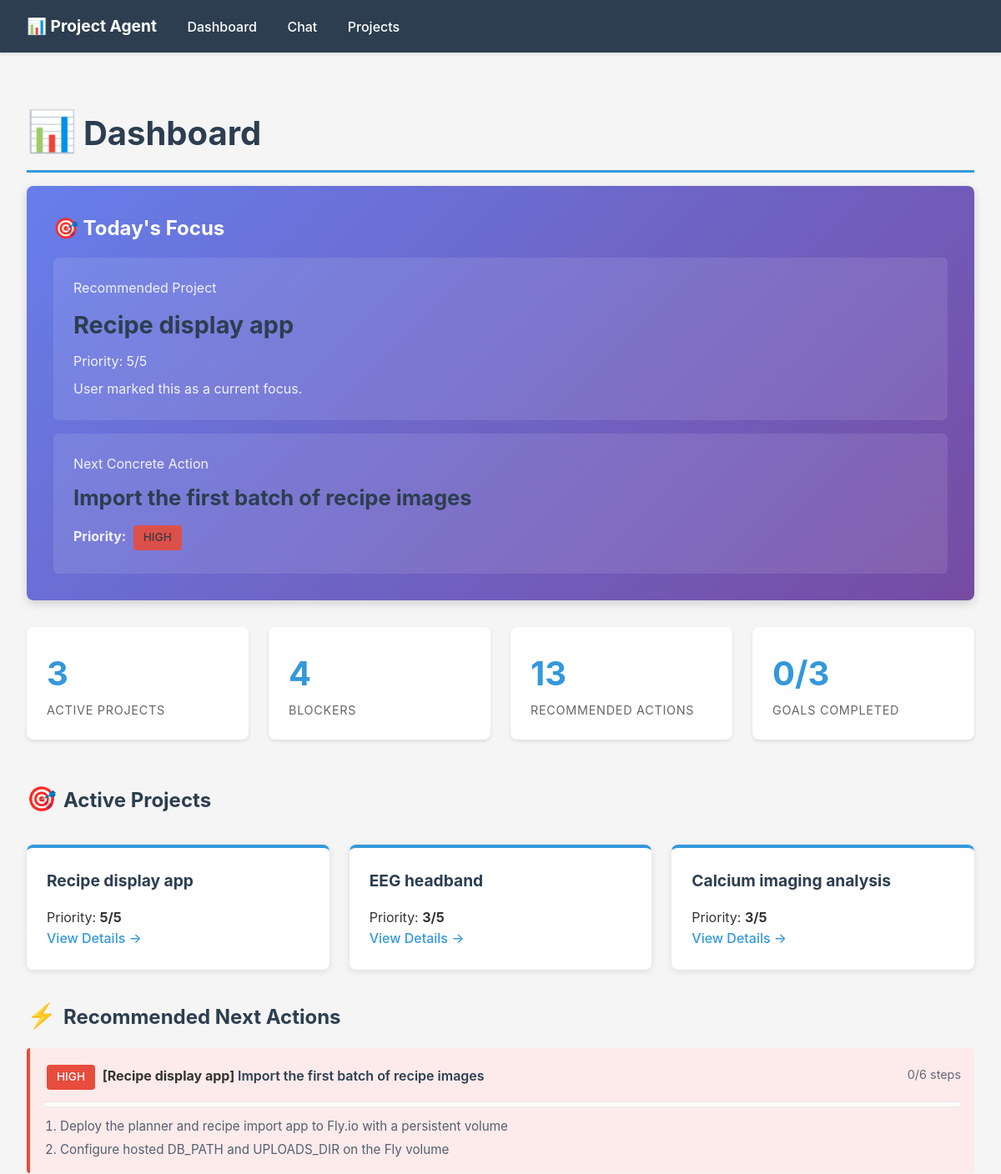
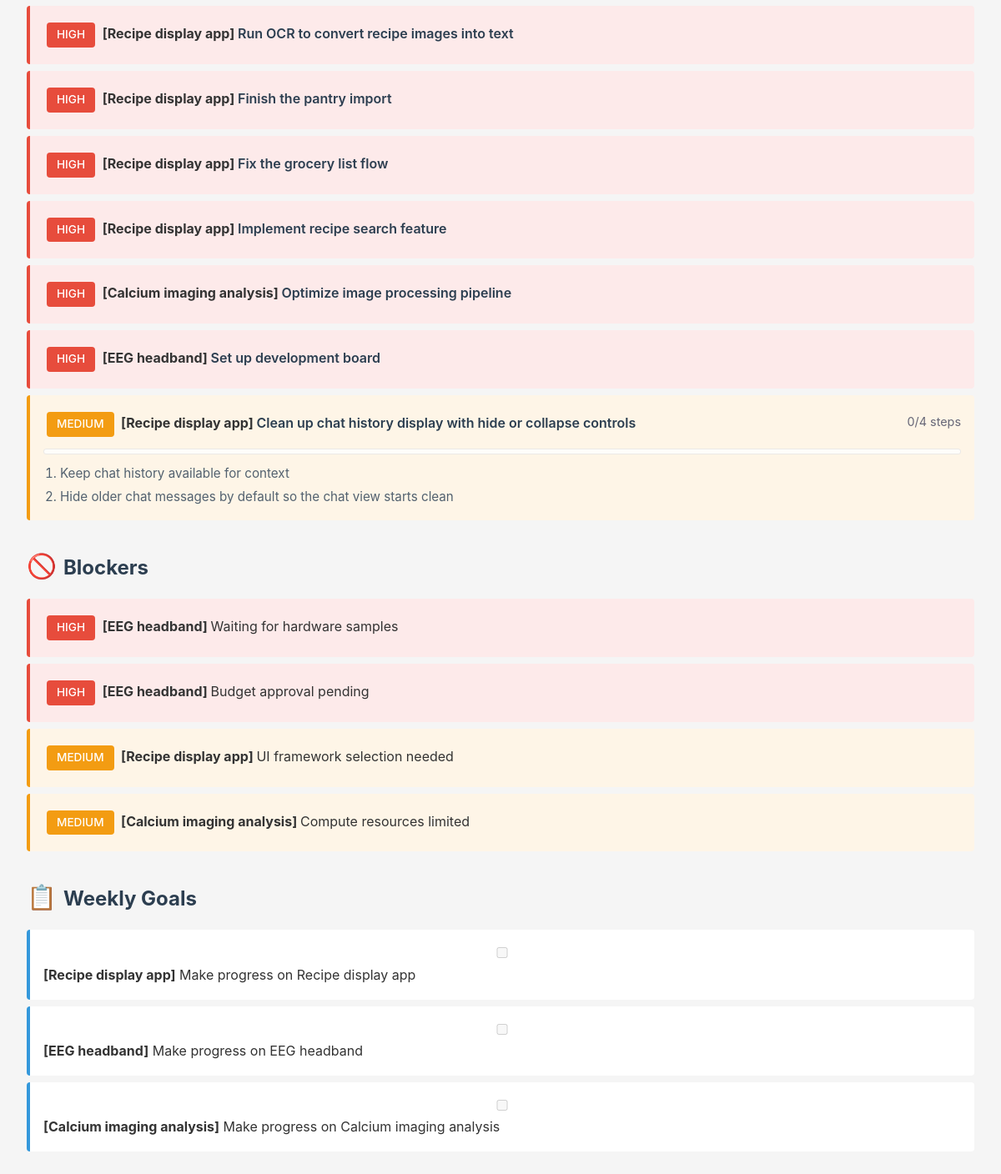
The page / on the database its author committed (2 pictures, top to bottom).
### tables this page shows
CREATE TABLE projects (
                id INTEGER PRIMARY KEY AUTOINCREMENT,
                name TEXT UNIQUE NOT NULL,
                status TEXT DEFAULT 'active',
                created_at TEXT DEFAULT CURRENT_TIMESTAMP,
                updated_at TEXT DEFAULT CURRENT_TIMESTAMP
            , description TEXT DEFAULT '', priority_score INTEGER DEFAULT 3, focus_reason TEXT DEFAULT '');

CREATE TABLE recommended_actions (
                id INTEGER PRIMARY KEY AUTOINCREMENT,
                project_id INTEGER NOT NULL,
                action TEXT NOT NULL,
                priority TEXT DEFAULT 'medium',
                created_at TEXT DEFAULT CURRENT_TIMESTAMP, sort_order INTEGER DEFAULT 100, status TEXT DEFAULT 'open', completed_at TEXT DEFAULT '',
                FOREIGN KEY (project_id) REFERENCES projects(id) ON DELETE CASCADE
            );

CREATE TABLE task_steps (
                id INTEGER PRIMARY KEY AUTOINCREMENT,
                action_id INTEGER NOT NULL,
                step TEXT NOT NULL,
                status TEXT DEFAULT 'open',
                sort_order INTEGER DEFAULT 100,
                completed_at TEXT DEFAULT '',
                created_at TEXT DEFAULT CURRENT_TIMESTAMP,
                FOREIGN KEY (action_id) REFERENCES recommended_actions(id) ON DELETE CASCADE
            );

CREATE TABLE blockers (
                id INTEGER PRIMARY KEY AUTOINCREMENT,
                project_id INTEGER NOT NULL,
                description TEXT NOT NULL,
                severity TEXT DEFAULT 'medium',
                created_at TEXT DEFAULT CURRENT_TIMESTAMP,
                FOREIGN KEY (project_id) REFERENCES projects(id) ON DELETE CASCADE
            );

### api.py (the view)
@app.get("/")
def dashboard(request: Request):
    data = api_dashboard()
    data_json = json.dumps(data, default=str)
    data_clean = json.loads(data_json)
    context = {
        "request": request,
        "projects": data_clean["projects"],
        "recommended_project": data_clean["recommended_project"],
        "next_action": data_clean["next_action"],
        "blockers": data_clean["blockers"],
        "actions": data_clean["actions"],
        "goals": data_clean["goals"],
        "stats": data_clean["stats"],
    }
    template = jinja_env.get_template("dashboard.html")
    html = template.render(context)
    return HTMLResponse(html)

### templates/dashboard.html (shortened to what this page needs)
{% extends "base.html" %}
{% block content %}
<h1><span class="emoji">📊</span>Dashboard</h1>
<div style="background: linear-gradient(135deg, #667eea 0%, #764ba2 100%); color: white; padding: 2rem; border-radius: 8px; margin-bottom: 2rem; box-shadow: 0 4px 12px rgba(0,0,0,0.15);">
    <h2 style="color: white; margin-top: 0;">🎯 Today's Focus</h2>
    {% if recommended_project %}
        <div style="background: rgba(255,255,255,0.1); padding: 1.5rem; border-radius: 6px; margin-bottom: 1rem;">
            <p style="margin: 0 0 0.5rem 0; opacity: 0.9;">Recommended Project</p>
            <h3 style="margin: 0; font-size: 1.8rem;">{{ recommended_project.name }}</h3>
            <p style="margin: 0.5rem 0 0 0; opacity: 0.9;">Priority: {{ recommended_project.priority_score }}/5</p>
            {% if recommended_project.focus_reason %}
                <p style="margin: 0.5rem 0 0 0; opacity: 0.9;">{{ recommended_project.focus_reason }}</p>
            {% endif %}
        </div>
    {% endif %}
    {% if next_action %}
        <div style="background: rgba(255,255,255,0.1); padding: 1.5rem; border-radius: 6px;">
            <p style="margin: 0 0 0.5rem 0; opacity: 0.9;">Next Concrete Action</p>
            <h3 style="margin: 0; font-size: 1.6rem;">{{ next_action.action }}</h3>
            <p style="margin: 0.5rem 0 0 0; opacity: 0.9;"><strong>Priority:</strong> <span class="badge badge-{{ next_action.priority }}" style="color: #333;">{{ next_action.priority|upper }}</span></p>
        </div>
    {% else %}
        <p style="margin: 1rem 0 0 0;">No actions defined yet. <a href="/projects" style="color: white; font-weight: bold;">Create one →</a></p>
    {% endif %}
</div>
<div class="dashboard-grid">
    <div class="metric">
        <div class="metric-value">{{ projects|length }}</div>
        <div class="metric-label">Active Projects</div>
    </div>
    <div class="metric">
        <div class="metric-value">{{ stats.total_blockers }}</div>
        <div class="metric-label">Blockers</div>
    </div>
    <div class="metric">
        <div class="metric-value">{{ stats.total_actions }}</div>
        <div class="metric-label">Recommended Actions</div>
    </div>
    <div class="metric">
        <div class="metric-value">{{ stats.completed_goals }}/{{ stats.total_goals }}</div>
        <div class="metric-label">Goals Completed</div>
    </div>
</div>
<h2><span class="emoji">🎯</span>Active Projects</h2>
{% if projects %}
    <div class="dashboard-grid">
        {% for project in projects %}
            <div class="project-card">
                <h3>{{ project.name }}</h3>
                <p>Priority: <strong>{{ project.priority_score }}/5</strong></p>
                <a href="/projects/{{ project.id }}">View Details →</a>
            </div>
        {% endfor %}
    </div>
{% else %}
    <div class="empty-state">
        <p>No active projects yet. <a href="/projects">Create one →</a></p>
    </div>
{% endif %}
<h2><span class="emoji">⚡</span>Recommended Next Actions</h2>
{% if actions %}
    {% for action in actions %}
        <div class="action action-{{ action.priority }} dashboard-action">
            <div class="dashboard-action-header">
                <div>
                    <span class="badge badge-{{ action.priority }}">{{ action.priority|upper }}</span>
                    <strong>
                        {% set project = projects|selectattr('id', 'equalto', action.project_id)|first %}
                        [{{ project.name }}]
                    </strong>
                    <a href="/projects/{{ action.project_id }}/actions/{{ action.id }}">{{ action.action }}</a>
                </div>
                {% if action.steps_total %}
                    <span class="progress-count">{{ action.steps_done }}/{{ action.steps_total }} steps</span>
                {% endif %}
            </div>
            {% if action.steps_total %}
                <div class="task-progress" aria-label="{{ action.steps_done }} of {{ action.steps_total }} steps complete">
                </div>
            {% endif %}
            {% if action.top_open_steps %}
                <ol class="dashboard-step-list">
                    {% for step in action.top_open_steps %}
                        <li>{{ step.step }}</li>
                    {% endfor %}
                </ol>
            {% endif %}
        </div>
    {% endfor %}
{% else %}
    <div class="empty-state">
        <p>No recommended actions yet.</p>
    </div>
{% endif %}
<h2><span class="emoji">🚫</span>Blockers</h2>
{% if blockers %}
    {% for blocker in blockers %}
        <div class="blocker blocker-{{ blocker.severity }}">
            <span class="badge badge-{{ blocker.severity }}">{{ blocker.severity|upper }}</span>
            <strong>
                {% set project = projects|selectattr('id', 'equalto', blocker.project_id)|first %}
                [{{ project.name }}]
            </strong>
            {{ blocker.description }}
        </div>
    {% endfor %}
{% else %}
    <div class="empty-state">
        <p>No blockers.</p>
    </div>
{% endif %}
<h2><span class="emoji">📋</span>Weekly Goals</h2>
{% if goals %}
    {% for goal in goals %}
        {% set project = projects|selectattr('id', 'equalto', goal.project_id)|first %}
        <div class="goal {% if goal.completed %}completed{% endif %}">
            <input type="checkbox" {% if goal.completed %}checked{% endif %} disabled>
            <strong>[{{ project.name }}]</strong> {{ goal.goal }}
        </div>
    {% endfor %}
{% else %}
    <div class="empty-state">
        <p>No weekly goals yet.</p>
    </div>
{% endif %}
{% endblock %}

### templates/base.html (shortened to what this page needs)
<!DOCTYPE html>
<html lang="en">
<head>
</head>
<body>
    <nav>
        <a href="/" style="font-size: 1.2rem; font-weight: bold;">📊 Project Agent</a>
        <a href="/">Dashboard</a>
        <a href="/chat">Chat</a>
        <a href="/projects">Projects</a>
    </nav>
    <div class="container">
        {% block content %}{% endblock %}
    </div>
</body>
</html>

### templates/base.html (style rules this page uses)
* { margin: 0; padding: 0; box-sizing: border-box; }
body { font-family: -apple-system, BlinkMacSystemFont, 'Segoe UI', 'Roboto', 'Oxygen', 'Ubuntu', 'Cantarell', sans-serif; background: #f5f5f5; color: #333; line-height: 1.6; }
nav { background: #2c3e50; color: white; padding: 1rem 2rem; box-shadow: 0 2px 4px rgba(0,0,0,0.1); }
nav a { color: white; text-decoration: none; margin-right: 2rem; font-weight: 500; }
.container { max-width: 1200px; margin: 0 auto; padding: 2rem; }
h1, h2, h3 { margin: 1.5rem 0 1rem; color: #2c3e50; }
h1 { font-size: 2.5rem; border-bottom: 3px solid #3498db; padding-bottom: 0.5rem; }
h2 { font-size: 1.5rem; margin-top: 2rem; }
h3 { font-size: 1.2rem; }
.dashboard-grid { display: grid; grid-template-columns: repeat(auto-fit, minmax(250px, 1fr)); gap: 1.5rem; margin: 2rem 0; }
.metric { background: white; padding: 1.5rem; border-radius: 8px; box-shadow: 0 2px 4px rgba(0,0,0,0.1); margin-bottom: 1rem; }
.metric-value { font-size: 2.5rem; font-weight: bold; color: #3498db; }
.metric-label { color: #666; font-size: 0.9rem; text-transform: uppercase; letter-spacing: 0.05em; }
.action, .blocker, .goal { background: white; padding: 1rem; margin: 0.5rem 0; border-left: 4px solid #ccc; border-radius: 4px; }
.action-high, .blocker-high { border-left-color: #e74c3c; background: #fdeaea; }
.action-medium, .blocker-medium { border-left-color: #f39c12; background: #fef5e7; }
.dashboard-action { display: grid; gap: 0.65rem; }
.dashboard-action-header { display: flex; justify-content: space-between; gap: 1rem; align-items: start; }
.dashboard-action-header a { color: #2c3e50; font-weight: 600; text-decoration: none; }
.progress-count { color: #667; font-size: 0.9rem; white-space: nowrap; margin-top: 0.25rem; }
.task-progress { height: 0.45rem; background: rgba(255,255,255,0.8); border: 1px solid rgba(0,0,0,0.08); border-radius: 999px; overflow: hidden; }
.dashboard-step-list { margin: 0; padding-left: 1.25rem; color: #52616f; font-size: 0.95rem; }
.dashboard-step-list li + li { margin-top: 0.25rem; }
.goal { border-left-color: #3498db; }
input, textarea, select { width: 100%; padding: 0.75rem; border: 1px solid #ddd; border-radius: 4px; font-family: inherit; font-size: 1rem; }
.project-card { background: white; padding: 1.5rem; border-radius: 8px; box-shadow: 0 2px 8px rgba(0,0,0,0.1); border-top: 4px solid #3498db; }
.project-card h3 { margin-top: 0; }
.project-card a { color: #3498db; text-decoration: none; font-weight: 500; }
.emoji { font-size: 1.2em; margin-right: 0.5rem; }
.badge { display: inline-block; padding: 0.25rem 0.75rem; border-radius: 4px; font-size: 0.85rem; font-weight: 500; margin: 0.25rem; }
.badge-high { background: #e74c3c; color: white; }
.badge-medium { background: #f39c12; color: white; }

### rows shown on the page
projects: name "Recipe display app", focus_reason "User marked this as a current focus.", priority_score "5"
recommended_actions: action "Import the first batch of recipe images", priority "HIGH", name "Recipe display app", steps_done "0", steps_total "6"
projects: name "EEG headband", priority_score "3"
projects: name "Calcium imaging analysis", priority_score "3"
task_steps: step "Deploy the planner and recipe import app to Fly.io with a persistent volume"
task_steps: step "Configure hosted DB_PATH and UPLOADS_DIR on the Fly volume"
recommended_actions: priority "HIGH", name "Recipe display app", action "Run OCR to convert recipe images into text"
recommended_actions: priority "HIGH", name "Recipe display app", action "Finish the pantry import"
recommended_actions: priority "HIGH", name "Recipe display app", action "Fix the grocery list flow"
recommended_actions: priority "HIGH", name "Recipe display app", action "Implement recipe search feature"
recommended_actions: priority "HIGH", name "Calcium imaging analysis", action "Optimize image processing pipeline"
recommended_actions: priority "HIGH", name "EEG headband", action "Set up development board"
recommended_actions: priority "MEDIUM", name "Recipe display app", action "Clean up chat history display with hide or collapse controls", steps_done "0", steps_total "4"
task_steps: step "Keep chat history available for context"
task_steps: step "Hide older chat messages by default so the chat view starts clean"
blockers: severity "HIGH", name "EEG headband", description "Waiting for hardware samples"
blockers: severity "HIGH", name "EEG headband", description "Budget approval pending"
blockers: severity "MEDIUM", name "Recipe display app", description "UI framework selection needed"
blockers: severity "MEDIUM", name "Calcium imaging analysis", description "Compute resources limited"

### other values the page prints
{{ recommended_project.priority_score }} "5"
{{ next_action.priority|upper }} "HIGH"
{{ projects|length }} "3"
{{ stats.total_blockers }} "4"
{{ stats.total_actions }} "13"
{{ stats.completed_goals }} "0"
{{ stats.total_goals }} "3"
{{ project.name }} "Recipe display app" "EEG headband" "Calcium imaging analysis"
{{ goal.goal }} "Make progress on Recipe display app" "Make progress on EEG headband" "Make progress on Calcium imaging analysis"
